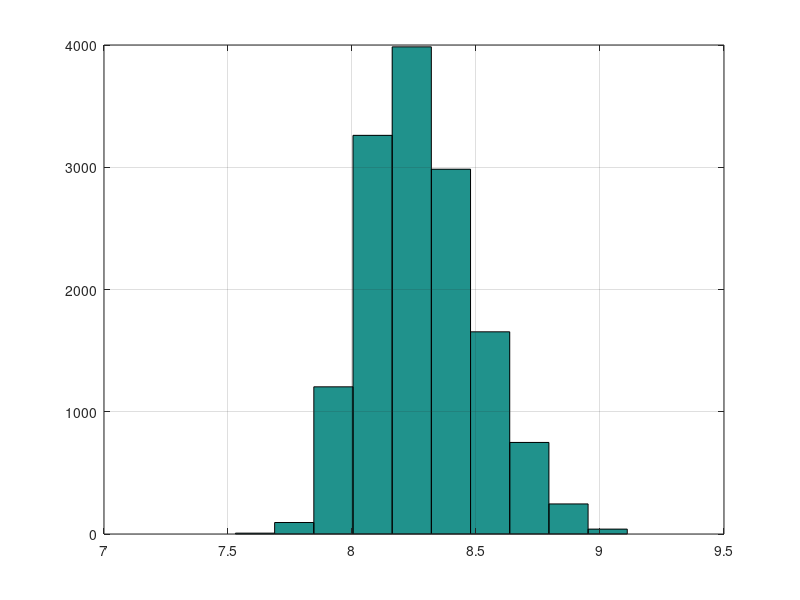

This chart was generated by the following MATLAB code:
clear; close all; clc;
data=csvread('I_Sleep.txt');

pass=data;
k1=find(pass>15);
pass(k1)=[];
k2=find(pass>12);
pass(k2)=[];
hist(data);
grid on;
